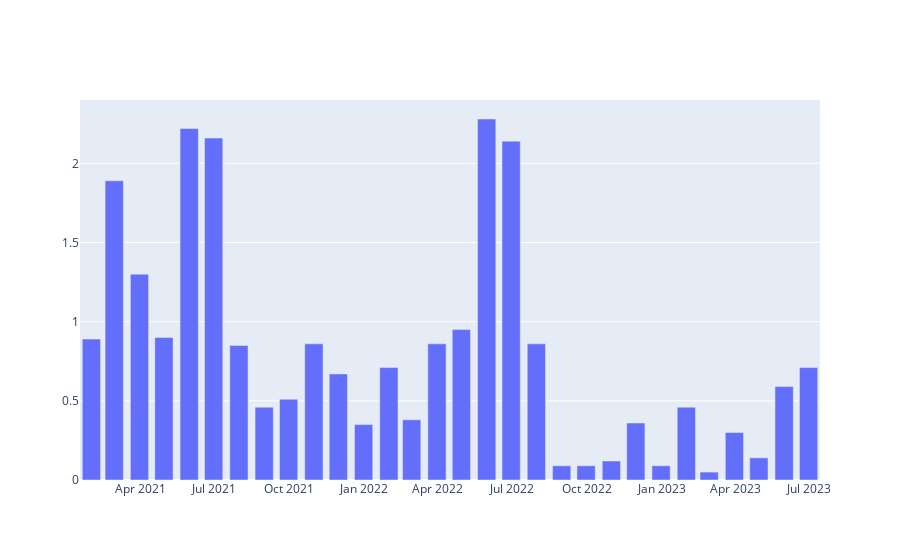

Notebook cell for this chart:
### Code cell
fig = go.Figure()
fig.add_trace(go.Bar(name='ipca', x=incc.index, y=incc.Value))
fig.show()
